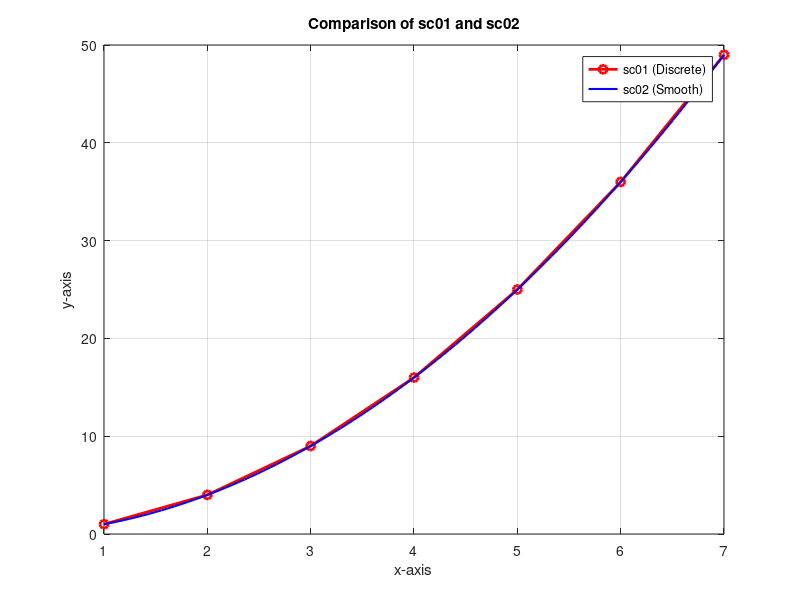

This figure's MATLAB source:
x1 = [1, 2, 3, 4, 5, 6, 7];
y1 = [1, 4, 9, 16, 25, 36, 49];

x2 = linspace(1, 7, 98);
y2 = x2.^2;

plot(x1, y1, 'ro-', 'LineWidth', 2, 'DisplayName', 'sc01 (Discrete)');

hold on;

plot(x2, y2, 'b-', 'LineWidth', 1.5, 'DisplayName', 'sc02 (Smooth)');

xlabel('x-axis');
ylabel('y-axis');
title('Comparison of sc01 and sc02');

legend;

grid on;

hold off;
pause;